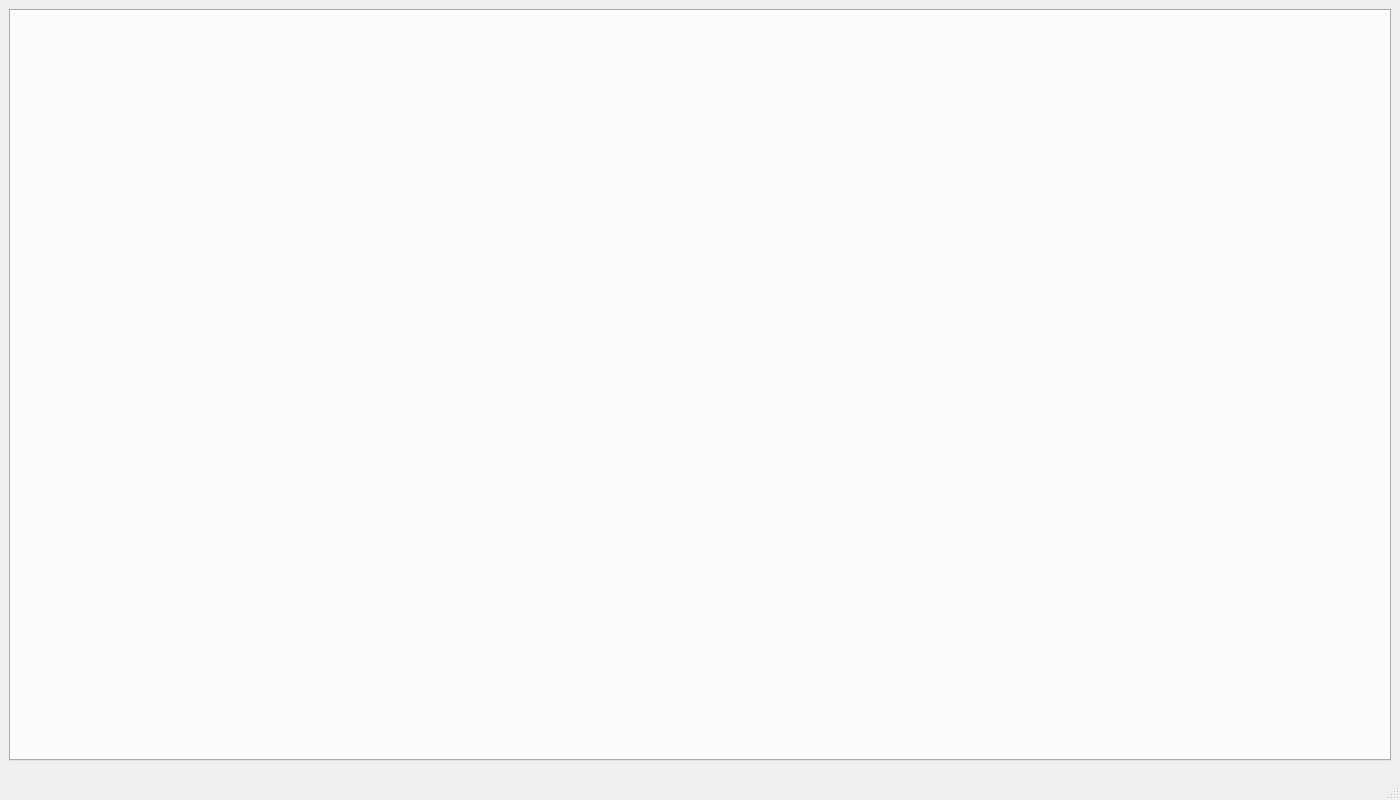
<?xml version="1.0" encoding="UTF-8"?>
<ui version="4.0">
 <class>MainWindow</class>
 <widget class="QMainWindow" name="MainWindow">
  <property name="geometry">
   <rect>
    <x>0</x>
    <y>0</y>
    <width>1400</width>
    <height>800</height>
   </rect>
  </property>
  <property name="minimumSize">
   <size>
    <width>0</width>
    <height>0</height>
   </size>
  </property>
  <property name="font">
   <font>
    <family>Courier New</family>
    <pointsize>16</pointsize>
   </font>
  </property>
  <property name="windowTitle">
   <string>Homeaccounting</string>
  </property>
  <widget class="QWidget" name="centralwidget">
   <layout class="QVBoxLayout" name="verticalLayout">
    <item>
     <widget class="QTabWidget" name="tabWidget">
      <property name="sizePolicy">
       <sizepolicy hsizetype="Expanding" vsizetype="Expanding">
        <horstretch>0</horstretch>
        <verstretch>0</verstretch>
       </sizepolicy>
      </property>
      <property name="minimumSize">
       <size>
        <width>800</width>
        <height>400</height>
       </size>
      </property>
      <property name="font">
       <font>
        <family>Courier New</family>
        <pointsize>28</pointsize>
       </font>
      </property>
      <property name="currentIndex">
       <number>-1</number>
      </property>
     </widget>
    </item>
   </layout>
  </widget>
  <widget class="QStatusBar" name="statusbar"/>
 </widget>
 <resources/>
 <connections/>
</ui>
